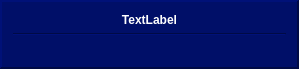
<?xml version="1.0" encoding="UTF-8"?>
<ui version="4.0">
 <class>DialogueItem</class>
 <widget class="QFrame" name="DialogueItem">
  <property name="geometry">
   <rect>
    <x>0</x>
    <y>0</y>
    <width>299</width>
    <height>66</height>
   </rect>
  </property>
  <property name="windowTitle">
   <string>Form</string>
  </property>
  <property name="styleSheet">
   <string notr="true">background-color: rgb(0, 15, 104);
color: rgb(255, 255, 255);
</string>
  </property>
  <property name="frameShape">
   <enum>QFrame::Panel</enum>
  </property>
  <property name="frameShadow">
   <enum>QFrame::Raised</enum>
  </property>
  <property name="lineWidth">
   <number>2</number>
  </property>
  <layout class="QGridLayout" name="gridLayout">
   <item row="2" column="0">
    <widget class="QLabel" name="label">
     <property name="text">
      <string notr="true"/>
     </property>
     <property name="alignment">
      <set>Qt::AlignLeading|Qt::AlignLeft|Qt::AlignTop</set>
     </property>
     <property name="wordWrap">
      <bool>false</bool>
     </property>
    </widget>
   </item>
   <item row="0" column="0">
    <widget class="QLabel" name="itemType">
     <property name="font">
      <font>
       <bold>true</bold>
      </font>
     </property>
     <property name="text">
      <string>TextLabel</string>
     </property>
     <property name="alignment">
      <set>Qt::AlignHCenter|Qt::AlignTop</set>
     </property>
    </widget>
   </item>
   <item row="1" column="0">
    <widget class="Line" name="line">
     <property name="orientation">
      <enum>Qt::Horizontal</enum>
     </property>
    </widget>
   </item>
  </layout>
 </widget>
 <resources/>
 <connections/>
</ui>
